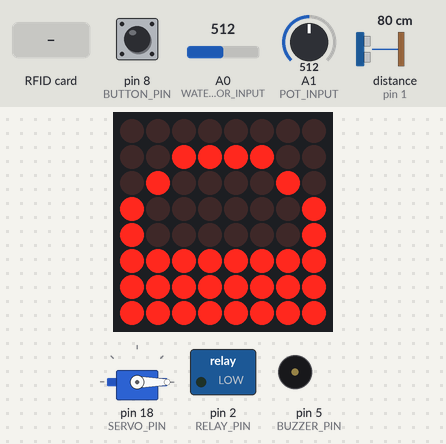
This sketch was run on a simulated Arduino Uno, built with avr-gcc and run on an emulated ATmega328P. On the bench: servo, 8×8 LED matrix, switched loads named in the sketch (green lamp = pin HIGH), buzzer (waves = sounding). Wiring (inferred from the names in the program): ultrasonic range finder: trigger pin 0; echo pin 1. Inputs (shaded band) come from the test bench; at power-on: distance to the obstacle (sensor on pin 1) 80 cm, pin 8 (BUTTON_PIN) HIGH, A1 (POT_INPUT) = 512, A0 (WATER_SENSOR_INPUT) = 512. The echo pulse lasts 58.3 µs per cm; EEPROM starts erased; pins used as bus, display or sensor lines are not drawn.

Above: at 1.4 s.
1.5 s: RFID card FA F3 79 91 held to the reader
At 2.3 s:
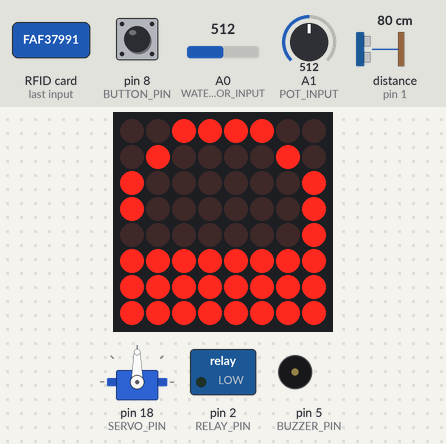
3.1 s: distance to the obstacle (sensor on pin 1) set to 6 cm
4.6 s: distance to the obstacle (sensor on pin 1) set to 3 cm
At 5.6 s:
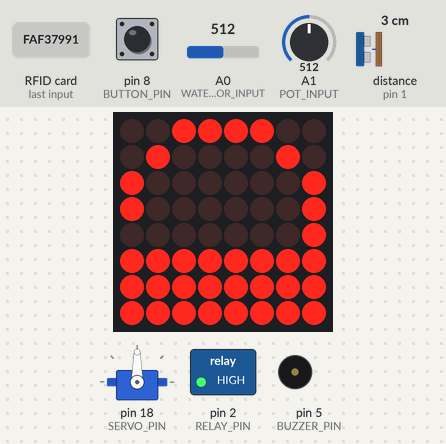
6.3 s: pin 8 (BUTTON_PIN) pulled LOW for 0.15 s
At 6.54 s:
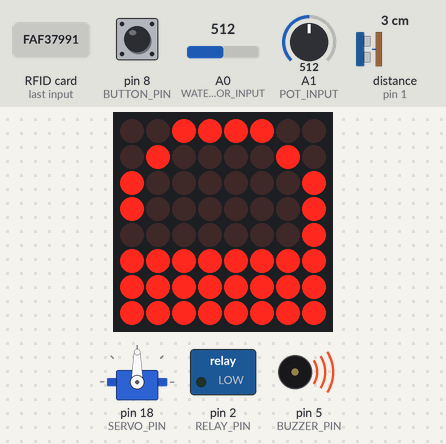
8.1 s: A1 (POT_INPUT) set to 716
At 8.5 s:
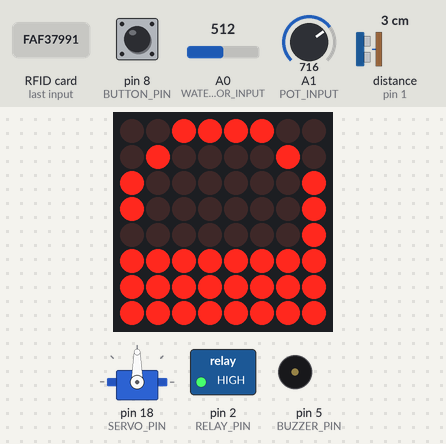
9.6 s: A1 (POT_INPUT) set to 900
Timing chart, 0 to 12.1 s (numbered marks = the images above; inputs shaded):
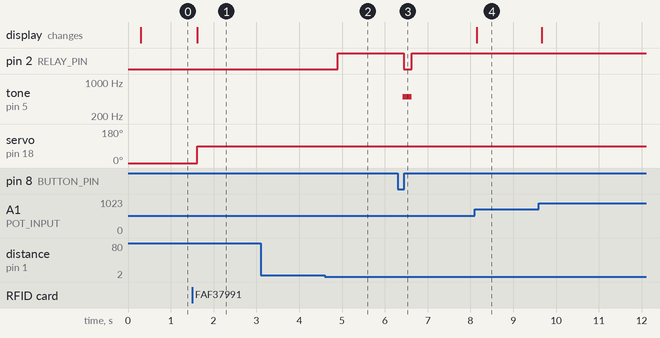

Measured:
- the behaviour switches between 5 and 4 cm on distance to the obstacle (sensor on pin 1) (found by bisection; images 1 and 2)
- after the input at 1.5 s, servo on pin 18 (SERVO_PIN): 0° → 90° after 0.11 s; the display: changes after 0.11 s (image 1)
- after the input at 3.1 s, every drawn part: stays the same
- after the input at 4.6 s, pin 2 (RELAY_PIN): LOW → HIGH after 0.30 s
- after the input at 6.3 s, pin 2 (RELAY_PIN): HIGH → LOW after 0.14 s, → HIGH 0.19 s later; tone on pin 5 (BUZZER_PIN): silent → 500 Hz after 0.12 s, → silent 0.20 s later

The sketch:

arduino_doorbell.ino
```cpp
/*                              Smart Doorbell
 * -------------------------------------------------------------------------
 * This program is my final project for Digital Control w/ Embedded Systems.
 * The goal is to combine a bunch of sensor from the ELEGOO starter kit that
 * we were given and construct something useful.
 *
 * =========================================================================
 * Setup
 * -------------------------------------------------------------------------
 * Connect each pin on each device to the respective pin as specified on
 * github: https://github.com/owncook/Arduino-Doorbell/tree/main
 *
 * =========================================================================
*/

#include <SPI.h> // RFID
#include <MFRC522.h> // RFID
#include <EEPROM.h> // Memory
#include <SoftwareSerial.h> // Bluetooth
#include <LedControl.h> // 8x8 Matrix
#include <Servo.h> // Servo

/*
 * ======================================================================
 * Defining pins
 * ======================================================================
*/

// RFID
/*
 * 3.3V -> Vin
 * RST -> 9
 * GND -> GND
 * IRQ -> NOTHING
 * MISO -> 12
 * MOSI -> 11
 * SCK -> 13
 * SDA -> 10
 */
#define RFID_SS 10 // SPI Communication (SDA)
#define RFID_RST 9 // Reset pin

// Relay
#define RELAY_PIN 2

// Bluetooth
#define RX_TO_TX 3 // From Arduino to Bluetooth
#define TX_TO_RX 4 // From Arduino to Bluetooth

// Button
#define BUTTON_PIN 8

// LED Matrix
#define LED_LATCH 6
#define LED_DATA 7
#define LED_CLOCK SCL

#define LED_NUM_MATRICES 1
#define LED_BRIGHTNESS 5

// Water sensor
#define WATER_SENSOR_INPUT A0

// Potentiometer
#define POT_INPUT A1

// Servo
#define SERVO_PIN SDA
#define LOCKED_POS 0
#define UNLOCKED_POS 90

// Ultrasonic Sensor
#define TRIG_PIN 0
#define ECHO_PIN 1 // Might have to change
#define SPEED_OF_SOUND .0343 // cm/us

// EEPROM
#define LOCKED_ADDRESS 0

// Buzzer
#define BUZZER_PIN 5

/*
 * ======================================================================
 * Variables/Objects/Functions
 * ======================================================================
*/

// RFID
byte readCard[4];
String acceptedTag = "FAF37991"; // Tag ID from one of the RFID library examples
// Helper variables for getID function
String tagID = "";
MFRC522 rfid(RFID_SS, RFID_RST);
//
boolean getID();

// Bluetooth
SoftwareSerial phoneSerial(RX_TO_TX, TX_TO_RX);

// LED Matrix
byte lockIcon[8] = {B00000000,
                    B00111100,
                    B01000010,
                    B10000001,
                    B10000001,
                    B11111111,
                    B11111111,
                    B11111111};

byte unlockIcon[8] = {B00111100,
                      B01000010,
                      B10000001,
                      B10000001,
                      B00000001,
                      B11111111,
                      B11111111,
                      B11111111};

LedControl ledMatrix = LedControl(LED_DATA, LED_CLOCK, LED_LATCH, LED_NUM_MATRICES);

// Servo
Servo lockServo;
int servoPosition;
int servoSpeed = 90;

// Moisture Sensor
int moisture;
bool raining;

// Ultrasonic Sensor
float time_signal_out;
float time_seconds;
float distance;

// Potentiometer
int potReading;

// Buzzer
int volume = 500;

// General logic variables
bool locked = true;
bool someoneAtDoor = false;
bool doorBellRung = false;
bool message;

void setup() {

  // RFID
  SPI.begin();
  rfid.PCD_Init();
  delay(4);

  // Relay
  pinMode(RELAY_PIN, OUTPUT);

  // Bluetooth
  phoneSerial.begin(9600);

  // LED Matrix
  ledMatrix.shutdown(0,false); // Turn on
  ledMatrix.setIntensity(0,LED_BRIGHTNESS); // Set brightness
  ledMatrix.clearDisplay(0); // Clear display

  // Button
  pinMode(BUTTON_PIN, INPUT_PULLUP);

  // Ultrasonic
  pinMode(TRIG_PIN, OUTPUT);
  pinMode(ECHO_PIN, INPUT);

  // Buzzer
  pinMode(BUZZER_PIN, OUTPUT);

  // On power up, door kept at previous lock state, else locks door
  locked = (bool)EEPROM.read(LOCKED_ADDRESS);

  // Make sure servo is in right state upon power
  lockServo.attach(SERVO_PIN);
  if (locked) {
    lockServo.write(0);
  } else {
    lockServo.write(90);
  }
  delay(100);
  lockServo.detach();

  // Menu message
  phoneSerial.write("\n===========================\n");
  phoneSerial.write("Type 'L' for lock, 'U' for unlock, or 'S' for settings\n");
  phoneSerial.write("===========================\n");

}

void loop() {
  message = false; // Deals with

  // Read input from phone
  while (phoneSerial.available() > 0) {
    char input = tolower(phoneSerial.read());
    switch (input) {
      case ('l'): {
        locked = true;
        phoneSerial.write("Door Locked\n");
        EEPROM.write(LOCKED_ADDRESS, (int)locked);
        message = true;
        break;
      }
      case ('u'): {
        locked = false;
        phoneSerial.write("Door Unlocked\n");
        EEPROM.write(LOCKED_ADDRESS, (int)locked);
        message = true;
        break;
      }
      case ('s'): {
        phoneSerial.write("Enter 'S' to change servo speed or 'T' to change doorbell tone\n");
        while (phoneSerial.available() == 0);
        while (phoneSerial.available() > 0) {
          char settingsChoice = tolower(phoneSerial.read());
          switch (settingsChoice) {
            case ('s'): {
              phoneSerial.write("Enter 'f', 'm', or 's' for fast, medium, or slow servo speed\n");
              while (phoneSerial.available() == 0);
              while (phoneSerial.available() > 0) {
                char speedInput = tolower(phoneSerial.read());
                switch (speedInput) {
                  case ('f'): {
                    servoSpeed = 90;
                    break;
                  }
                  case ('m'): {
                    servoSpeed = 15;
                    break;
                  }
                  case ('s'): {
                    servoSpeed = 6;
                    break;
                  }
                }
              }
              break;
            }

            case ('t'): {
              phoneSerial.write("Enter a value of volume for doorbell between 50-2000\n");
              message = true;
              while(phoneSerial.available() == 0);
              while(phoneSerial.available() > 0) {
                volume = phoneSerial.parseInt();
                if (volume > 2000) {
                  volume = 2000;
                } else if (volume < 50) {
                  volume = 50;
                }
              }
              break;
            }
          }
        }
        // Confirmation message
        phoneSerial.write("Task successful, exiting settings...\n");
        message = true;
        break;
      }
    }
  }

  // Unlocks door with RFID Tag
  if (getID()) {
    if (locked && tagID == acceptedTag) {
      phoneSerial.write("Door Unlocked\n");
      message = true;
      locked = false;
      EEPROM.write(LOCKED_ADDRESS, (int)locked);
    }
  }

  // Showing Lock/Unlock Icon and turning servo
  lockServo.attach(SERVO_PIN); // Servo was jittering if it wasn't attached and detached
  if (locked) {
    // Setting each row to each byte in respective icon
    for(int i = 0; i < 8; i++) {
      ledMatrix.setRow(0, i, lockIcon[i]);
    }
    if (servoPosition == UNLOCKED_POS) {
      turnServo();
    }

  } else {
    for(int i = 0; i < 8; i++) {
      ledMatrix.setRow(0, i, unlockIcon[i]);
    }
    if (servoPosition == LOCKED_POS) {
      turnServo();
    }
  }
  delay(100);
  lockServo.detach();

  // Buzzes if button is pressed
  if (digitalRead(BUTTON_PIN) == LOW) {
    someoneAtDoor = false;
    tone(BUZZER_PIN, volume);

    // Makes sure only one message is sent per press
    if (!doorBellRung) {
      phoneSerial.write("Doorbell Rung\n");
      message = true;
      doorBellRung = true;
    }
  } else {
    noTone(BUZZER_PIN);
    doorBellRung = false;
  }

  if (!someoneAtDoor) {
    // Turns off LED when no one is at the door
    digitalWrite(RELAY_PIN, LOW);
    // Ultrasonic sensor send sound for 10 us
    digitalWrite(TRIG_PIN, HIGH);
    delayMicroseconds(10);
    digitalWrite(TRIG_PIN, LOW);

    // Read sound and divide by two because only want 1 way
    time_signal_out = pulseIn(ECHO_PIN, HIGH) / 2;

    // Distance in cm
    distance = time_signal_out * SPEED_OF_SOUND;

    // If someone is close enough to door
    if (distance < 5.00) {
      phoneSerial.write("Someone detected at the door\n");
      message = true;
      someoneAtDoor = true;
    }
  } else {
    // Turns on LED when someone at door
    digitalWrite(RELAY_PIN, HIGH);
  }

  // Raining notification
  moisture = analogRead(WATER_SENSOR_INPUT);
  if (moisture < 300 && !raining) {
    phoneSerial.write("It's raining\n");
    message = true;
    raining = true;
  } else if (moisture >= 300) {
    raining = false;
  }

  // Setting brightness of LED Matrix
  potReading = (int)floor(analogRead(POT_INPUT) / 100); // Getting values 0-10
  ledMatrix.setIntensity(0, potReading);

  // Adds a divider between messages if there was a message
  if (message) {
    phoneSerial.write("===========================\n");
  }

}

// Gets ID of RFID tag that is scanned
// Function from MRC522 Arduino library. Source: https://github.com/miguelbalboa/rfid/blob/master/examples/DumpInfo/DumpInfo.ino
boolean getID() {

  // Getting ready for Reading PICCs
  // If a new PICC placed to RFID reader continue
  if ( ! rfid.PICC_IsNewCardPresent()) {
    return false;
  }

  // Since a PICC placed get Serial and continue
  if ( ! rfid.PICC_ReadCardSerial()) {
    return false;
  }

  tagID = "";
  // The MIFARE PICCs that we use have 4 byte UID
  for ( uint8_t i = 0; i < 4; i++) {

    // Adds the 4 bytes in a single String variable
    tagID.concat(String(rfid.uid.uidByte[i], HEX));
  }

  tagID.toUpperCase();
  rfid.PICC_HaltA(); // Stop reading
  return true;

}

// Turns servo 90º to either position 0 or 90 at varying speeds
void turnServo() {

  int endAngle = abs(90 - servoPosition);
  servoPosition = lockServo.read();

  while (servoPosition != endAngle) {
    if (endAngle == LOCKED_POS) {
      servoPosition -= servoSpeed;
    } else {
      servoPosition += servoSpeed;
    }
    lockServo.write(servoPosition);
    delay(250);
  }

}
```
